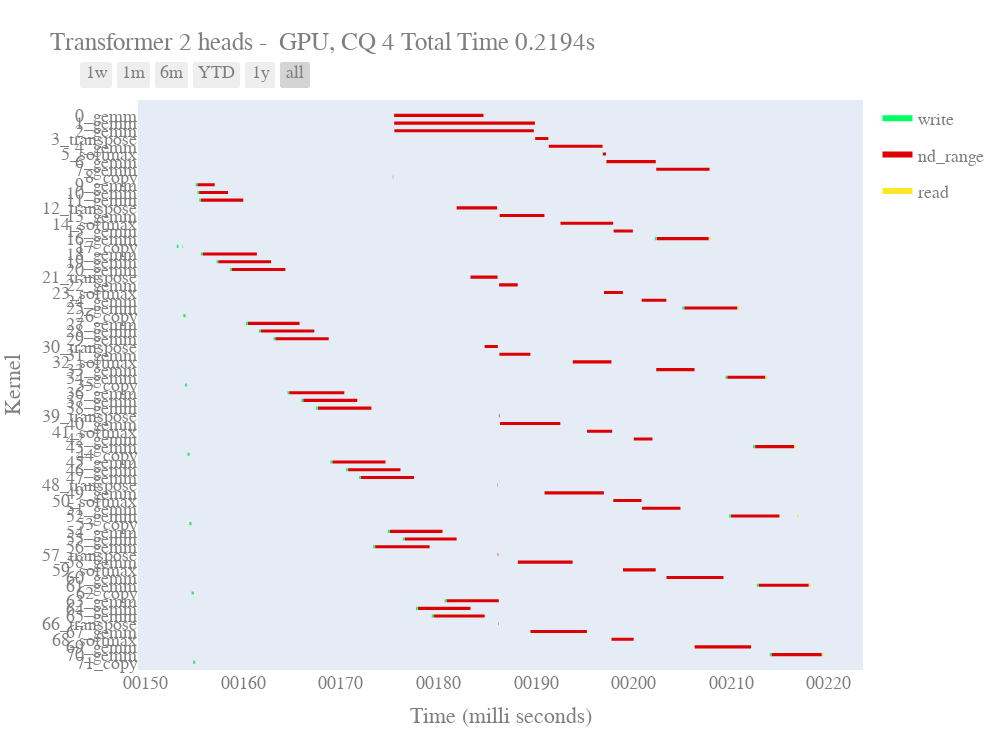

The notebook cell this image was saved under:
### Code cell
df = []
kernels = {}




for kernel,events in relative_timestamps.items():
    dev = events["device"]
    Task = "{}-{}".format(kernel,dev)
    ##events -> write,read,nd_range
    ##event  -> device_queued,device_start,device-end
#         for interval in intervals:
#             Resource=event
#             Start = now + timedelta(seconds=interval[0])
#             Finish = now + timedelta(seconds=interval[1])
#             df.append(dict(Task=Task,Start=Start,Finish=Finish,Resource=Resource))

    
    if events["write"]["device_start"] > 0:
        #write_overhead_start = to_time_delta(events["write"]["host_queued"])
        write_event_start = write_overhead_end = to_time_delta(events["write"]["device_start"])
        write_event_end = to_time_delta(events["write"]["device_end"])
        #df.append(dict(Task=Task,Start=write_overhead_start,Finish=write_overhead_end,Resource='overhead'))
        df.append(dict(Task=Task,Start=write_event_start,Finish=write_event_end,Resource='write'))
    

    
    
    exec_event_start  = to_time_delta(events["nd_range"]["device_start"])
    exec_event_end = to_time_delta(events["nd_range"]["device_end"])
    df.append(dict(Task=Task,Start=exec_event_start,Finish=exec_event_end,Resource='nd_range'))
    
    
    if events["read"]["device_start"] > 0:
        read_event_start = to_time_delta(events["read"]["device_start"])
        read_overhead_start = read_event_end = to_time_delta(events["read"]["device_end"])
    #read_overhead_end = to_time_delta(events["read"]["host_end"])
        df.append(dict(Task=Task,Start=read_event_start,Finish=read_event_end,Resource='read'))
    #df.append(dict(Task=Task,Start=read_overhead_start,Finish=read_overhead_end,Resource='overhead'))
    

#print(df)
    
    
# df = [dict(Task="Job-1", Start='2017-01-01', Finish='2017-02-02', Resource='Complete'),
#       dict(Task="Job-1", Start='2017-02-15', Finish='2017-03-15', Resource='Incomplete'),
#       dict(Task="Job-2", Start='2017-01-17', Finish='2017-02-17', Resource='Not Started'),
#       dict(Task="Job-2", Start='2017-01-17', Finish='2017-02-17', Resource='Complete'),
#       dict(Task="Job-3", Start='2017-03-10', Finish='2017-03-20', Resource='Not Started'),
#       dict(Task="Job-3", Start='2017-04-01', Finish='2017-04-20', Resource='Not Started'),
#       dict(Task="Job-3", Start='2017-05-18', Finish='2017-06-18', Resource='Not Started'),
#       dict(Task="Job-4", Start='2017-01-14', Finish='2017-03-14', Resource='Complete')]

colors = {'nd_range': 'rgb(220, 0, 0)',
          'read': (1, 0.9, 0.16),
          'write': 'rgb(0, 255, 100)',
         'overhead': 'rgb(0, 0, 255)'}

df.sort(key = lambda x : int(re.findall('\d+',x['Task'])[0]))
modify_task_labels(df)
fig = ff.create_gantt(df, colors=colors, index_col='Resource', show_colorbar=True,
                      group_tasks=True,width=1000,height=750)

fig.layout['xaxis']['tickformat'] = '%S%L'
fig.layout['title'] = 'Transformer 2 heads -  GPU, CQ {0} Total Time {1:.4f}s'.format(num_queues,total_time)
fig.layout['xaxis_title'] = 'Time (milli seconds)'
fig.layout['yaxis_title'] = 'Kernel'
#fig.layout['xaxis_range']=[to_time_delta(0.017),to_time_delta(0.025)]
#fig.layout['xaxis_range']=[to_time_delta(0),to_time_delta(0.020)]
#fig.layout['xaxis_range'] = [0,6]
fig.layout['font'] = dict(
        family="Courier New, monospace",
        size=18,
        color="#7f7f7f")



fig.show()

### Figure 1 — Plotly figure (JSON) as saved in the notebook; plotly's stock layout.template omitted (floating-point values rounded to 4 significant figures; data arrays with more than 128 entries replaced by an {"elided": "..."} marker saying what was removed)
{"data": [{"fill": "toself", "fillcolor": "rgb(0, 255, 100)", "hoverinfo": "name", "legendgroup": "rgb(0, 255, 100)", "mode": "none", "name": "write", "type": "scatter", "x": {"elided": "174 str values"}, "y": {"elided": "174 float values"}}, {"fill": "toself", "fillcolor": "rgb(220, 0, 0)", "hoverinfo": "name", "legendgroup": "rgb(220, 0, 0)", "mode": "none", "name": "nd_range", "type": "scatter", "x": {"elided": "359 str values"}, "y": {"elided": "359 float values"}}, {"fill": "toself", "fillcolor": "rgb(255, 230, 41)", "hoverinfo": "name", "legendgroup": "rgb(255, 230, 41)", "mode": "none", "name": "read", "type": "scatter", "x": ["2020-03-18T00:00:00.207714", "2020-03-18T00:00:00.207878", "2020-03-18T00:00:00.207878", "2020-03-18T00:00:00.207714", "2020-03-18T00:00:00.207714", "2020-03-18T00:00:00.210646", "2020-03-18T00:00:00.210810", "2020-03-18T00:00:00.210810", "2020-03-18T00:00:00.210646", "2020-03-18T00:00:00.210646", "2020-03-18T00:00:00.213511", "2020-03-18T00:00:00.213675", "2020-03-18T00:00:00.213675", "2020-03-18T00:00:00.213511", "2020-03-18T00:00:00.213511", "2020-03-18T00:00:00.216441", "2020-03-18T00:00:00.216604", "2020-03-18T00:00:00.216604", "2020-03-18T00:00:00.216441", "2020-03-18T00:00:00.216441", "2020-03-18T00:00:00.216741", "2020-03-18T00:00:00.216903", "2020-03-18T00:00:00.216903", "2020-03-18T00:00:00.216741", "2020-03-18T00:00:00.216741", "2020-03-18T00:00:00.217947", "2020-03-18T00:00:00.218109", "2020-03-18T00:00:00.218109", "2020-03-18T00:00:00.217947", "2020-03-18T00:00:00.217947", "2020-03-18T00:00:00.219281", "2020-03-18T00:00:00.219443", "2020-03-18T00:00:00.219443", "2020-03-18T00:00:00.219281"], "y": [54.8, 54.8, 55.2, 55.2, null, 45.8, 45.8, 46.2, 46.2, null, 36.8, 36.8, 37.2, 37.2, null, 27.8, 27.8, 28.2, 28.2, null, 18.8, 18.8, 19.2, 19.2, null, 9.8, 9.8, 10.2, 10.2, null, 0.8, 0.8, 1.2, 1.2]}, {"legendgroup": "rgb(0, 255, 100)", "marker": {"color": "rgb(0, 255, 100)", "opacity": 0, "size": 1}, "mode": "markers", "name": "", "showlegend": false, "text": [null, null, null, null, null, null, null, null, null, null, null, null, null, null, null, null, null, null, null, null, null, null, null, null, null, null, null, null, null, null, null, null, null, null, null, null, null, null, null, null, null, null, null, null, null, null, null, null, null, null, null, null, null, null, null, null, null, null, null, null, null, null, null, null, null, null, null, null, null, null], "type": "scatter", "x": ["2020-03-18T00:00:00.155109", "2020-03-18T00:00:00.155285", "2020-03-18T00:00:00.155288", "2020-03-18T00:00:00.155464", "2020-03-18T00:00:00.155474", "2020-03-18T00:00:00.155648", "2020-03-18T00:00:00.202170", "2020-03-18T00:00:00.202348", "2020-03-18T00:00:00.153181", "2020-03-18T00:00:00.153353", "2020-03-18T00:00:00.155652", "2020-03-18T00:00:00.155826", "2020-03-18T00:00:00.157252", "2020-03-18T00:00:00.157428", "2020-03-18T00:00:00.158636", "2020-03-18T00:00:00.158811", "2020-03-18T00:00:00.204999", "2020-03-18T00:00:00.205175", "2020-03-18T00:00:00.153847", "2020-03-18T00:00:00.154022", "2020-03-18T00:00:00.160269", "2020-03-18T00:00:00.160452", "2020-03-18T00:00:00.161597", "2020-03-18T00:00:00.161774", "2020-03-18T00:00:00.163091", "2020-03-18T00:00:00.163267", "2020-03-18T00:00:00.209402", "2020-03-18T00:00:00.209578", "2020-03-18T00:00:00.154026", "2020-03-18T00:00:00.154201", "2020-03-18T00:00:00.164514", "2020-03-18T00:00:00.164693", "2020-03-18T00:00:00.165947", "2020-03-18T00:00:00.166123", "2020-03-18T00:00:00.167451", "2020-03-18T00:00:00.167629", "2020-03-18T00:00:00.212243", "2020-03-18T00:00:00.212418", "2020-03-18T00:00:00.154274", "2020-03-18T00:00:00.154449", "2020-03-18T00:00:00.168927", "2020-03-18T00:00:00.169105", "2020-03-18T00:00:00.170523", "2020-03-18T00:00:00.170700", "2020-03-18T00:00:00.171860", "2020-03-18T00:00:00.172037", "2020-03-18T00:00:00.209783", "2020-03-18T00:00:00.209959", "2020-03-18T00:00:00.154453", "2020-03-18T00:00:00.154628", "2020-03-18T00:00:00.174805", "2020-03-18T00:00:00.174982", "2020-03-18T00:00:00.176343", "2020-03-18T00:00:00.176519", "2020-03-18T00:00:00.173304", "2020-03-18T00:00:00.173482", "2020-03-18T00:00:00.212624", "2020-03-18T00:00:00.212799", "2020-03-18T00:00:00.154681", "2020-03-18T00:00:00.154857", "2020-03-18T00:00:00.180633", "2020-03-18T00:00:00.180811", "2020-03-18T00:00:00.177696", "2020-03-18T00:00:00.177875", "2020-03-18T00:00:00.179304", "2020-03-18T00:00:00.179482", "2020-03-18T00:00:00.213945", "2020-03-18T00:00:00.214121", "2020-03-18T00:00:00.154861", "2020-03-18T00:00:00.155037"], "y": [62, 62, 61, 61, 60, 60, 55, 55, 54, 54, 53, 53, 52, 52, 51, 51, 46, 46, 45, 45, 44, 44, 43, 43, 42, 42, 37, 37, 36, 36, 35, 35, 34, 34, 33, 33, 28, 28, 27, 27, 26, 26, 25, 25, 24, 24, 19, 19, 18, 18, 17, 17, 16, 16, 15, 15, 10, 10, 9, 9, 8, 8, 7, 7, 6, 6, 1, 1, 0, 0]}, {"legendgroup": "rgb(220, 0, 0)", "marker": {"color": "rgb(220, 0, 0)", "opacity": 0, "size": 1}, "mode": "markers", "name": "", "showlegend": false, "text": {"elided": "144 null values"}, "type": "scatter", "x": {"elided": "144 str values"}, "y": {"elided": "144 int values"}}, {"legendgroup": "rgb(255, 230, 41)", "marker": {"color": "rgb(255, 230, 41)", "opacity": 0, "size": 1}, "mode": "markers", "name": "", "showlegend": false, "text": [null, null, null, null, null, null, null, null, null, null, null, null, null, null], "type": "scatter", "x": ["2020-03-18T00:00:00.207714", "2020-03-18T00:00:00.207878", "2020-03-18T00:00:00.210646", "2020-03-18T00:00:00.210810", "2020-03-18T00:00:00.213511", "2020-03-18T00:00:00.213675", "2020-03-18T00:00:00.216441", "2020-03-18T00:00:00.216604", "2020-03-18T00:00:00.216741", "2020-03-18T00:00:00.216903", "2020-03-18T00:00:00.217947", "2020-03-18T00:00:00.218109", "2020-03-18T00:00:00.219281", "2020-03-18T00:00:00.219443"], "y": [55, 55, 46, 46, 37, 37, 28, 28, 19, 19, 10, 10, 1, 1]}], "layout": {"font": {"color": "#7f7f7f", "family": "Courier New, monospace", "size": 18}, "height": 750, "hovermode": "closest", "showlegend": true, "title": {"text": "Transformer 2 heads -  GPU, CQ 4 Total Time 0.2194s"}, "width": 1000, "xaxis": {"rangeselector": {"buttons": [{"count": 7, "label": "1w", "step": "day", "stepmode": "backward"}, {"count": 1, "label": "1m", "step": "month", "stepmode": "backward"}, {"count": 6, "label": "6m", "step": "month", "stepmode": "backward"}, {"count": 1, "label": "YTD", "step": "year", "stepmode": "todate"}, {"count": 1, "label": "1y", "step": "year", "stepmode": "backward"}, {"step": "all"}]}, "showgrid": false, "tickformat": "%S%L", "title": {"text": "Time (milli seconds)"}, "type": "date", "zeroline": false}, "yaxis": {"autorange": false, "range": [-1, 73], "showgrid": false, "ticktext": ["71_copy", "70_gemm", "69_gemm", "68_softmax", "67_gemm", "66_transpose", "65_gemm", "64_gemm", "63_gemm", "62_copy", "61_gemm", "60_gemm", "59_softmax", "58_gemm", "57_transpose", "56_gemm", "55_gemm", "54_gemm", "53_copy", "52_gemm", "51_gemm", "50_softmax", "49_gemm", "48_transpose", "47_gemm", "46_gemm", "45_gemm", "44_copy", "43_gemm", "42_gemm", "41_softmax", "40_gemm", "39_transpose", "38_gemm", "37_gemm", "36_gemm", "35_copy", "34_gemm", "33_gemm", "32_softmax", "31_gemm", "30_transpose", "29_gemm", "28_gemm", "27_gemm", "26_copy", "25_gemm", "24_gemm", "23_softmax", "22_gemm", "21_transpose", "20_gemm", "19_gemm", "18_gemm", "17_copy", "16_gemm", "15_gemm", "14_softmax", "13_gemm", "12_transpose", "11_gemm", "10_gemm", "9_gemm", "8_copy", "7_gemm", "6_gemm", "5_softmax", "4_gemm", "3_transpose", "2_gemm", "1_gemm", "0_gemm"], "tickvals": [0, 1, 2, 3, 4, 5, 6, 7, 8, 9, 10, 11, 12, 13, 14, 15, 16, 17, 18, 19, 20, 21, 22, 23, 24, 25, 26, 27, 28, 29, 30, 31, 32, 33, 34, 35, 36, 37, 38, 39, 40, 41, 42, 43, 44, 45, 46, 47, 48, 49, 50, 51, 52, 53, 54, 55, 56, 57, 58, 59, 60, 61, 62, 63, 64, 65, 66, 67, 68, 69, 70, 71], "title": {"text": "Kernel"}, "zeroline": false}}}
